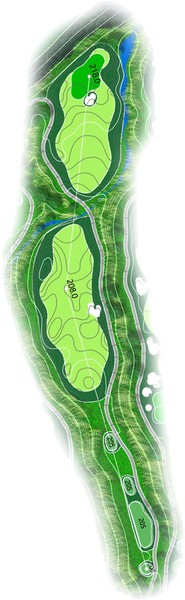
#> input picture holeimg/gamgok/glen8.jpg, 185 x 600 px; its folder holds only this picture in this run
$ python -i extract_dists.py   (imports and definitions only)
#> lines starting #> are read from the running program, lines starting #| are printed output that depends on the picture
# -*- coding: utf-8 -*-
"""서서울 공식 홀맵 원본에서 L/R 그린 티별 거리표 추출 (Gemini OCR)"""
import base64, io, json, os, re, sys, time, urllib.request, glob
from PIL import Image
# [1 line not run here, left out]
SRC = r"C:\Users\디자이너\Desktop\claude\Ri-weather\coursedata\homepages\seoseoul\orig"
OUT = os.path.join(os.path.dirname(os.path.abspath(__file__)), "seoseoul_dists.json")
KEY = base64.b64decode("QVEuQWI4Uk42S29NMXN6VU9DbnE3UUpCQUc2b1FtUU1hMnc5RnpONnF3WnlVUG43WjdHMXc=").decode()
MODELS = ["gemini-flash-latest", "gemini-flash-lite-latest"]

def b64img(path):
#> called with path = '../../holeimg/gamgok/glen8.jpg'
    img = Image.open(path).convert("RGB")
#> img is the input picture: PIL image 185x600 RGB; mean R, G, B 182.9, 212.7, 175.3
    w, h = img.size
#> w = 185; h = 600
    right = img.crop((int(w*0.45), 0, w, int(h*0.55)))  # 거리표 영역
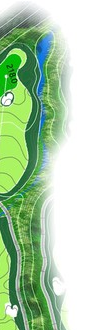
#> right: PIL image 102x330 RGB; mean R, G, B 180.4, 210.7, 175.7
    right = right.resize((right.width*2, right.height*2), Image.LANCZOS)
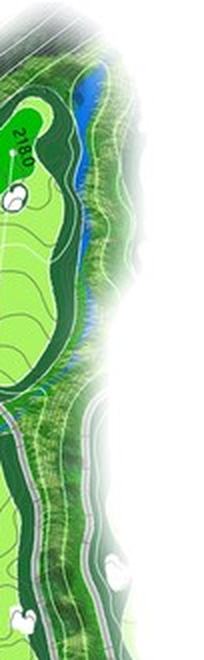
#> right: PIL image 204x660 RGB; mean R, G, B 180.4, 210.6, 175.7
    buf = io.BytesIO()
    right.save(buf, "JPEG", quality=92)
    return base64.b64encode(buf.getvalue()).decode()

def gemini(parts, retries=6):
    body = json.dumps({"contents": [{"parts": parts}], "generationConfig": {"temperature": 0}}).encode()
    for a in range(retries):
        m = MODELS[a % len(MODELS)]
        url = f"https://generativelanguage.googleapis.com/v1beta/models/{m}:generateContent?key={KEY}"
        try:
            req = urllib.request.Request(url, data=body, headers={"Content-Type": "application/json"})
            with urllib.request.urlopen(req, timeout=90) as r:
                return json.loads(r.read())["candidates"][0]["content"]["parts"][0]["text"]
        except Exception as e:
            print(f"  재시도{a+1}({m}): {str(e)[:40]}")
            time.sleep(15 + a * 8)
    raise RuntimeError("fail")

dists = {}
# [17 lines not run here, left out]

>>> result = b64img('../../holeimg/gamgok/glen8.jpg')
